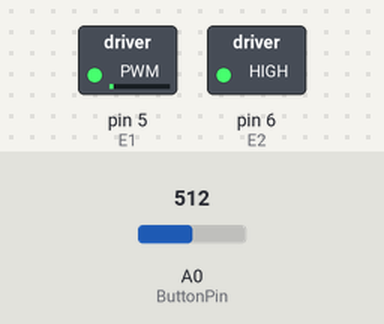
Simulated run of this sketch. Board: Arduino Uno, built with avr-gcc and run on an emulated ATmega328P. On the bench: switched loads named in the sketch (green lamp = pin HIGH). The inputs (shaded band) are chosen by the test bench; at power-on: A0 (ButtonPin) = 512.

Above: at 1.2 s.
1.3 s: A0 (ButtonPin) set to 557
At 2.5 s:
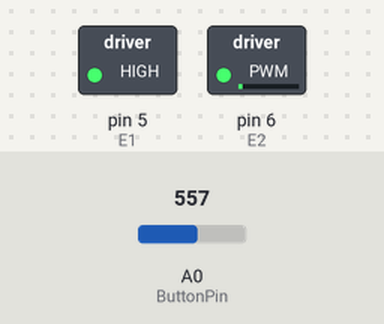
2.8 s: A0 (ButtonPin) set to 530
At 3.6 s:
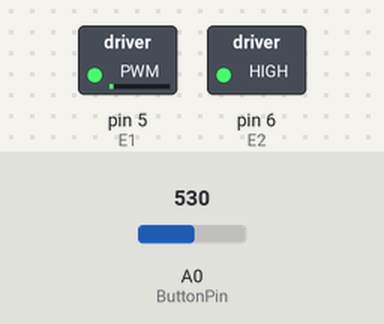
4.3 s: A0 (ButtonPin) set to 375
5.8 s: A0 (ButtonPin) set to 342
At 7.0 s:
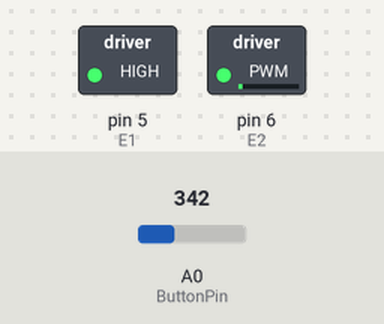
7.3 s: A0 (ButtonPin) set to 189
8.8 s: A0 (ButtonPin) set to 165
At 9.4 s:
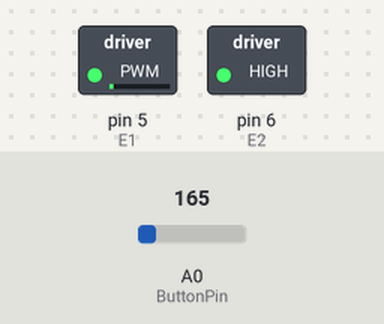
Timing chart, 0 to 11.3 s (numbered marks = the images above; inputs shaded):
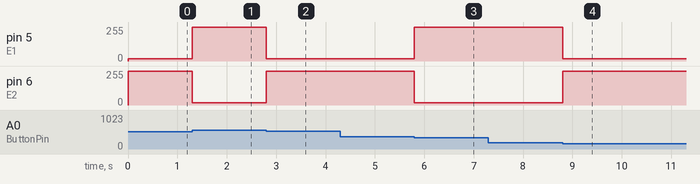

The sketch:

motor_extremes_test.ino
```cpp
/*******************
motor extreme test

use buttons to test DFRobot Romeo v2 board for extremes of turning
since behavior in actual robot was flaky

*******************/

const int ButtonPin = 0;
int buttonVal = 0;

// Standard PWM DC control
int E1 = 5;    // M1 Speed Control
int E2 = 6;    // M2 Speed Control
int M1 = 4;    // M1 Direction Control
int M2 = 7;    // M1 Direction Control


void setup()
{

}

void loop()
{
  buttonVal = analogRead(ButtonPin);

  if (buttonVal < 30){       // button 1 - stop
    halt();
  }
  else if (buttonVal < 175){ // button 2 - fwd hard L
    fwd(16,255);             // L motor barely fwd, R motor hard fwd
  }
  else if (buttonVal < 360){  // button 3 - fwd hard R
    fwd(255,16);
  }
  else if (buttonVal < 540){  // button 4 - rev hard L
    rev(16,255);
  }
  else if (buttonVal < 800){  // button 5 - rev hard R
    rev(255,16);
  }
}


void halt(void)                    // Stop
{
  digitalWrite(E1,LOW);
  digitalWrite(E2,LOW);
}
void fwd(byte a,byte b)          // Move forward
{
  analogWrite (E1,a);            // PWM Speed Control
  digitalWrite(M1,HIGH);
  analogWrite (E2,b);
  digitalWrite(M2,HIGH);
}
void rev(byte a,byte b)          // Reverse
{
  analogWrite (E1,a);
  digitalWrite(M1,LOW);
  analogWrite (E2,b);
  digitalWrite(M2,LOW);
}
```

Measured:
- the behaviour switches between 539 and 540 on A0 (ButtonPin) (found by bisection; images 0 and 1)
- the behaviour switches between 360 and 359 on A0 (ButtonPin) (found by bisection; images 2 and 3)
- the behaviour switches between 175 and 174 on A0 (ButtonPin) (found by bisection; images 3 and 4)
- after the input at 1.3 s, pin 5 (E1): 16/255 → 255/255 at once; pin 6 (E2): 255/255 → 16/255 at once
- after the input at 2.8 s, pin 5 (E1): 255/255 → 16/255 at once; pin 6 (E2): 16/255 → 255/255 at once
- after the input at 4.3 s, every drawn part: stays the same
- after the input at 5.8 s, pin 5 (E1): 16/255 → 255/255 at once; pin 6 (E2): 255/255 → 16/255 at once
- after the input at 7.3 s, every drawn part: stays the same
- after the input at 8.8 s, pin 5 (E1): 255/255 → 16/255 at once; pin 6 (E2): 16/255 → 255/255 at once
